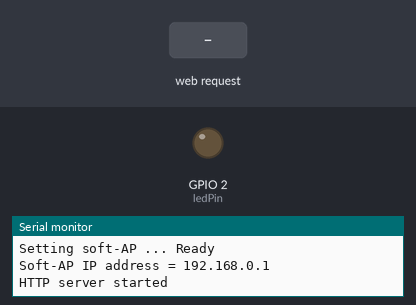
Recording of a sketch running on a simulated ESP8266 (NodeMCU). Shown: output pins drawn as LEDs (lit = HIGH), the last lines printed to the serial monitor. The test bench sets the inputs (shaded band).

Above: at 1.2 s.
1.3 s: HTTP request GET /ledOff received
At 1.9 s:
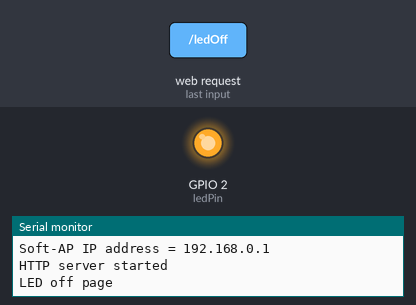
4.3 s: HTTP request GET /ledOn received
At 5.3 s:
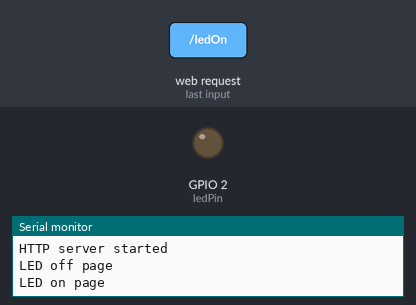
Timing chart, 0 to 7.3 s (numbered marks = the images above; inputs shaded):
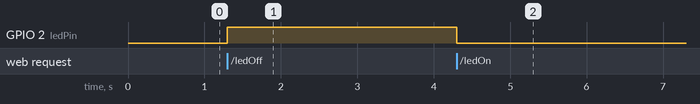

Measured:
- after the input at 1.3 s, GPIO 2 (ledPin): LOW → HIGH at once
- after the input at 4.3 s, GPIO 2 (ledPin): HIGH → LOW at once

The sketch:

StatipAccessPointLED.ino
```cpp
#include <ESP8266WiFi.h>
#include <ESP8266WebServer.h>

IPAddress local_IP(192,168,0,1);
IPAddress gateway(192,168,0,1);
IPAddress subnet(255,255,255,0);
int ledPin = LED_BUILTIN;
ESP8266WebServer server(80);

const char MAIN_page[] PROGMEM = R"=====(
<!DOCTYPE html>
<html>
<body>
<center>
<h1>WiFi LED on off demo: 1</h1><br>
Ciclk to turn <a href="ledOn">LED ON</a><br>
Ciclk to turn <a href="ledOff">LED OFF</a><br>
<hr>
</center>

</body>
</html>
)=====";

void handleRoot() {
 Serial.println("You called root page");
 String s = MAIN_page; //Read HTML contents
 server.send(200, "text/html", s); //Send web page
}

void handleLEDon() {
 Serial.println("LED on page");
 digitalWrite(ledPin,LOW);
 server.send(200, "text/html", "LED is ON");
}

void handleLEDoff() {
 Serial.println("LED off page");
 digitalWrite(ledPin,HIGH);
 server.send(200, "text/html", "LED is OFF");
}

void setup()
{
  pinMode(ledPin, OUTPUT);
  Serial.begin(115200);
  Serial.println();

  Serial.print("Setting soft-AP configuration ... ");
  Serial.println(WiFi.softAPConfig(local_IP, gateway, subnet) ? "Ready" : "Failed!");

  Serial.print("Setting soft-AP ... ");
  Serial.println(WiFi.softAP("the_wifi", "happyfeet", 1, false, 8) ? "Ready" : "Failed!");

  Serial.print("Soft-AP IP address = ");
  Serial.println(WiFi.softAPIP());

  server.on("/", handleRoot);
  server.on("/ledOn", handleLEDon);
  server.on("/ledOff", handleLEDoff);

  server.begin();                  //Start server
  Serial.println("HTTP server started");
}

void loop() {
 server.handleClient();
}
```
